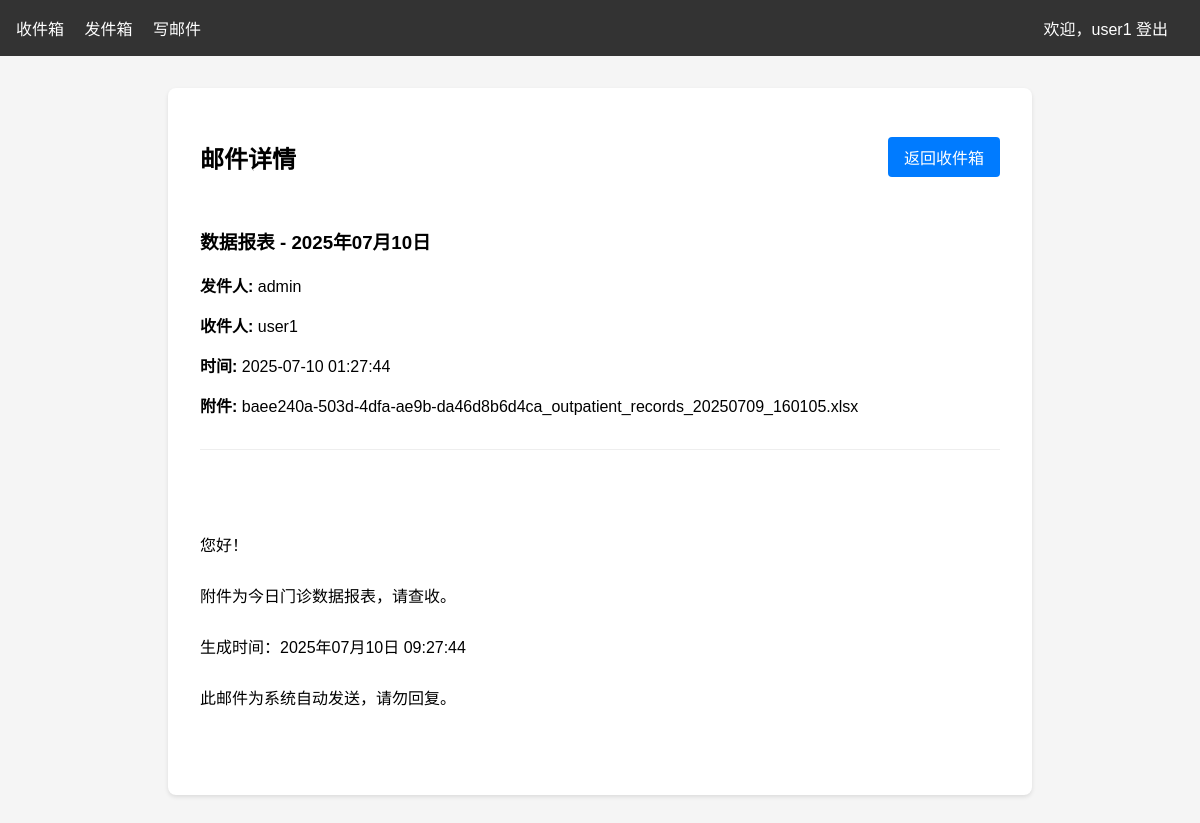
Screenshot of /email/1 (signed in) with the database file from the repository.
### tables this page shows
CREATE TABLE users (
            id INTEGER PRIMARY KEY AUTOINCREMENT,
            username TEXT UNIQUE NOT NULL,
            password TEXT NOT NULL,
            email TEXT UNIQUE NOT NULL
        );

CREATE TABLE emails (
            id INTEGER PRIMARY KEY AUTOINCREMENT,
            sender_id INTEGER,
            recipient_id INTEGER,
            subject TEXT NOT NULL,
            body TEXT,
            attachment_path TEXT,
            created_at TIMESTAMP DEFAULT CURRENT_TIMESTAMP,
            FOREIGN KEY (sender_id) REFERENCES users (id),
            FOREIGN KEY (recipient_id) REFERENCES users (id)
        );

### simple_oa_mail.py (the view)
@app.route('/email/<int:email_id>')
def view_email(email_id):
    if 'user_id' not in session:
        return redirect(url_for('login'))
    conn = sqlite3.connect('oa_mail.db')
    cursor = conn.cursor()
    cursor.execute('''
        SELECT e.subject, e.body, e.created_at, e.attachment_path,
               u1.username as sender, u2.username as recipient
        FROM emails e
        JOIN users u1 ON e.sender_id = u1.id
        JOIN users u2 ON e.recipient_id = u2.id
        WHERE e.id = ? AND (e.sender_id = ? OR e.recipient_id = ?)
    ''', (email_id, session['user_id'], session['user_id']))
    email = cursor.fetchone()
    conn.close()
    if not email:
        flash('邮件不存在！', 'error')
        return redirect(url_for('inbox'))
    return render_template('view_email.html', email=email)

### templates/view_email.html (shortened to what this page needs)
{% extends "base.html" %}
{% block content %}
<div style="max-width: 800px; margin: 0 auto; background: white; padding: 2rem; border-radius: 8px; box-shadow: 0 2px 4px rgba(0,0,0,0.1);">
    <div style="display: flex; justify-content: space-between; align-items: center; margin-bottom: 2rem;">
        <h2>邮件详情</h2>
        <a href="{{ url_for('inbox') }}" class="btn">返回收件箱</a>
    </div>
    <div style="border-bottom: 1px solid #eee; padding-bottom: 1rem; margin-bottom: 2rem;">
        <h3>{{ email[0] }}</h3>
        <p><strong>发件人:</strong> {{ email[4] }}</p>
        <p><strong>收件人:</strong> {{ email[5] }}</p>
        <p><strong>时间:</strong> {{ email[2] }}</p>
        {% if email[3] %}
        <p><strong>附件:</strong> {{ email[3] }}</p>
        {% endif %}
    </div>
    <div style="white-space: pre-wrap; line-height: 1.6;">
        {{ email[1] }}
    </div>
</div>
{% endblock %}

### templates/base.html (shortened to what this page needs)
<!DOCTYPE html>
<html lang="zh-CN">
<head>
</head>
<body>
    {% if session.user_id %}
    <div class="navbar">
        <div>
            <a href="{{ url_for('inbox') }}">收件箱</a>
            <a href="{{ url_for('sent') }}">发件箱</a>
            <a href="{{ url_for('compose') }}">写邮件</a>
        </div>
        <div>
            <span>欢迎，{{ session.username }}</span>
            <a href="{{ url_for('logout') }}">登出</a>
        </div>
    </div>
    {% endif %}
    <div class="container">
        {% block content %}{% endblock %}
    </div>
</body>
</html>

### templates/base.html (style rules this page uses)
body { font-family: Arial, sans-serif; margin: 0; padding: 0; background-color: #f5f5f5; }
.navbar { background-color: #333; color: white; padding: 1rem; display: flex; justify-content: space-between; align-items: center; }
.navbar a { color: white; text-decoration: none; margin-right: 1rem; }
.container { max-width: 1200px; margin: 0 auto; padding: 2rem; }
.btn { background-color: #007bff; color: white; padding: 0.5rem 1rem; border: none; border-radius: 4px; cursor: pointer; text-decoration: none; display: inline-block; }

### rows the page displays
users: username "user1"
emails: subject "数据报表 - 2025年07月10日", created_at "2025-07-10 01:27:44", attachment_path "baee240a-503d-4dfa-ae9b-da46d8b6d4ca_outpatient_records_20250709_160105.xlsx", body "您好！ 附件为今日门诊数据报表，请查收。 生成时间：2025年07月10日 09:27:44 此邮件为系统自动发送，请勿回复。"
users: username "admin"
